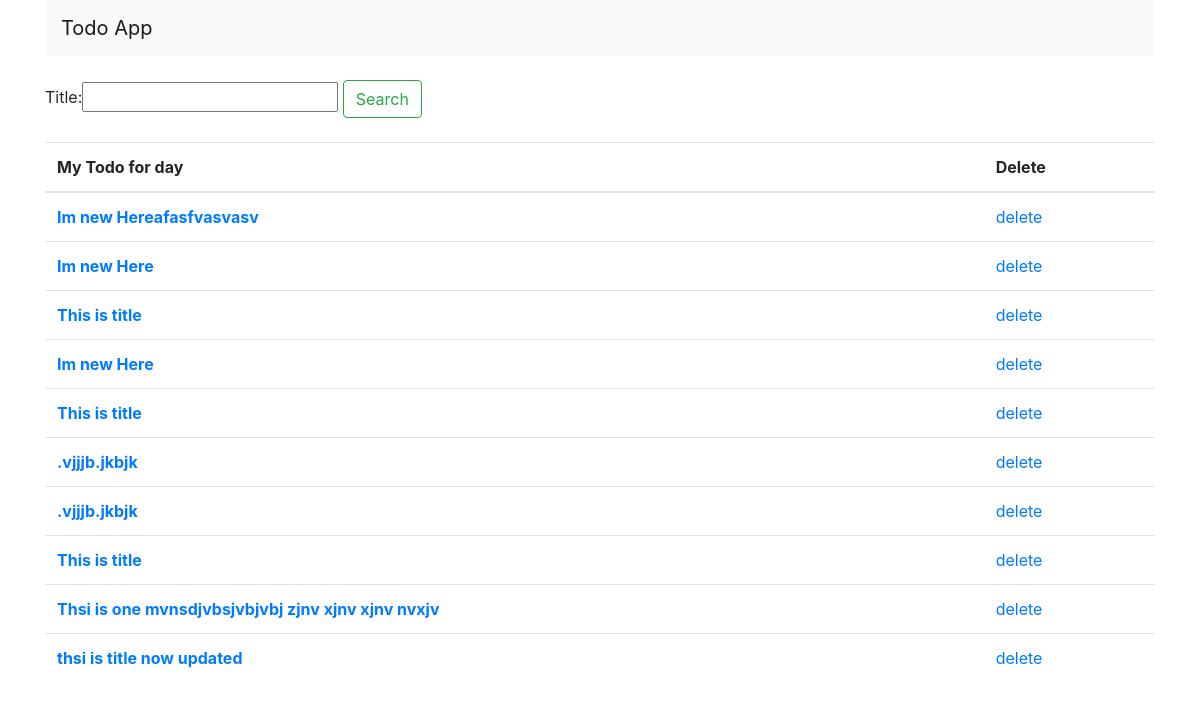
The page / on the database its author committed.
### todo/models.py (models this page shows)
class Todo(models.Model):
	title = models.CharField(max_length=200)
	date = models.DateField(null=True)

### todo/views.py (the view)
# urls.py: path('', views.home, name='home'),
def home(request):
	todos = Todo.objects.all()
	if request.method == 'POST':
		form = TodoForm(request.POST or None)
		if form.is_valid():
			u = form.save()
			return redirect('home')
		else:
			messages.error(request,'Below field is required')
	else:
		form = TodoForm()
	return render(request, 'home.html', {'todo': todos,'form':form})

### todo/forms.py
class TodoForm(forms.ModelForm):
	class Meta:
		model = Todo
		fields = ['title']

### todo/templates/home.html (shortened to what this page needs)
<!doctype html>
<html lang="en">
<head>
    <link rel="stylesheet" href="https://stackpath.bootstrapcdn.com/bootstrap/4.3.1/css/bootstrap.min.css"
>
    <link rel="stylesheet" href="https://cdnjs.cloudflare.com/ajax/libs/datepicker/0.6.5/datepicker.min.css"
/>
</head>
<body><div class="container">
	<nav class="navbar navbar-expand-lg navbar-light bg-light">
  <a class="navbar-brand" href="{% url 'home' %}">Todo App</a>
</nav><br>
<form method="POST" novalidate>
        <form class="form-inline my-2 my-lg-0">
      {{ form }}
      <button class="btn btn-outline-success my-2 my-sm-0" type="submit">Search</button>
     </form>
	<br>
    <table class="table">
        <thead>
        <tr>
            <th scope="col">My Todo for day</th>
            <th scope="col">Delete</th>
        </tr>
        </thead>
        <tbody>
        {% for foo in  todo %}
            <tr>
                <th scope="row"><a href="{%  url 'edit' foo.id %}"> {{ foo.title }}</a></th>
                <td><a href = "{% url 'delete' foo.id %}">delete</a></td>
            </tr>
        {% endfor %}
        </tbody>
    </table>
</div>
</body>
</html>

### rows shown on the page
Todo: title "Im new Hereafasfvasvasv"
Todo: title "Im new Here"
Todo: title "This is title"
Todo: title "Im new Here"
Todo: title "This is title"
Todo: title ".vjjjb.jkbjk"
Todo: title ".vjjjb.jkbjk"
Todo: title "This is title"
Todo: title "Thsi is one mvnsdjvbsjvbjvbj zjnv xjnv xjnv nvxjv"
Todo: title "thsi is title now updated"
